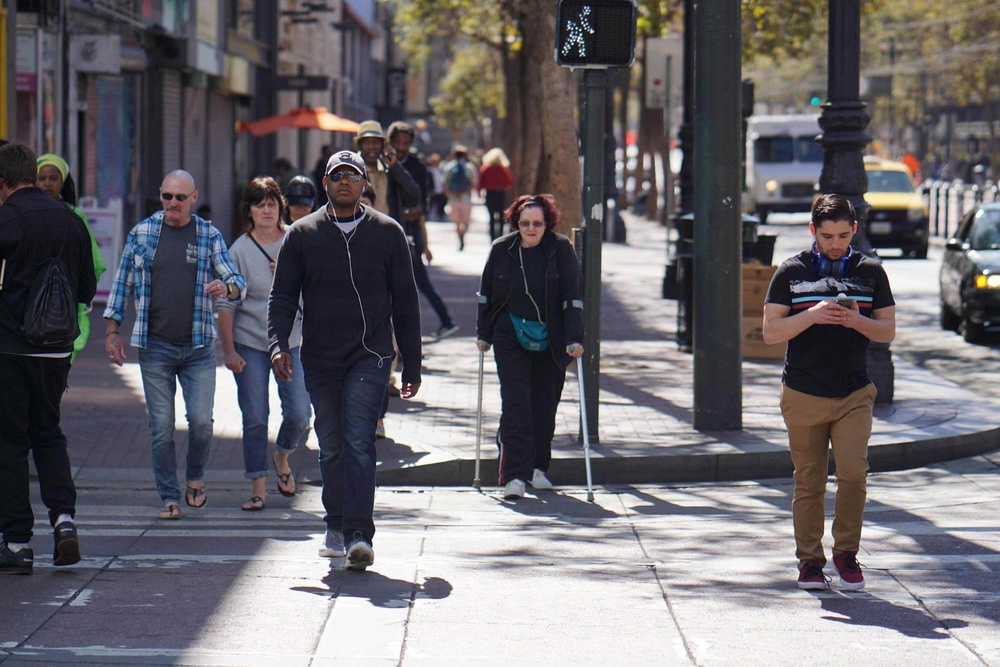
#> input picture CV/Imple/people.jpg, 1000 x 667 px, shrunk from 1999 x 1333 before the run
$ python LPPH.py   (older library calls are emulated)
#> lines starting #> are read from the running program, lines starting #| are printed output that depends on the picture
import cv2
import numpy as np
import matplotlib.pyplot as plt

# Hàm tạo bộ lọc Gabor
def build_gabor_filter(ksize, sigma, theta, lambd, gamma, psi):
    return cv2.getGaborKernel((ksize, ksize), sigma, theta, lambd, gamma, psi, ktype=cv2.CV_32F)

# Đọc ảnh với OpenCV
image = cv2.imread('people.jpg', cv2.IMREAD_GRAYSCALE)
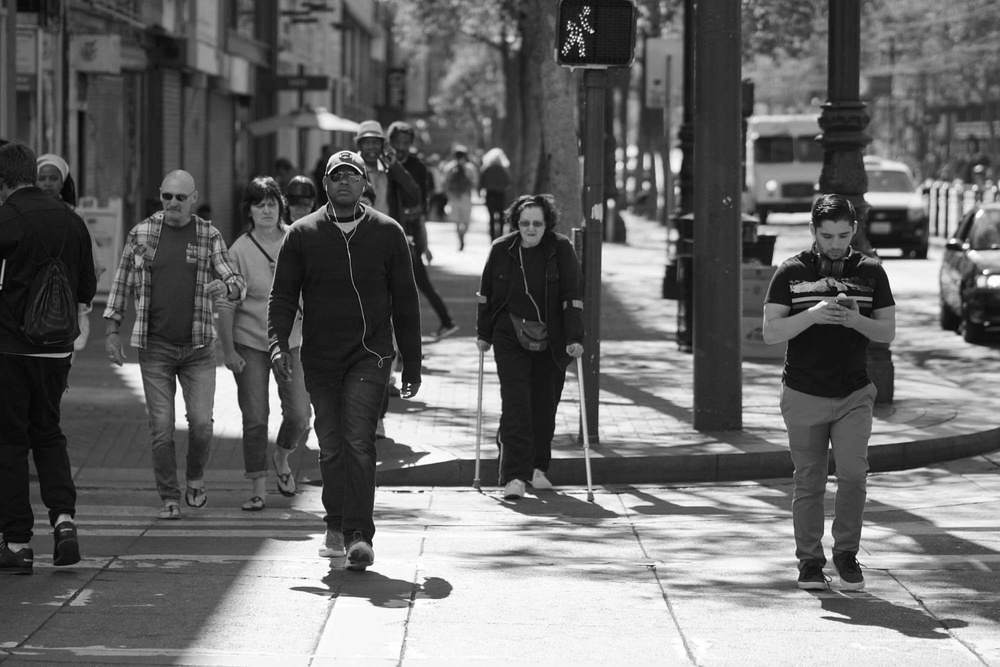
#> image: shape (667, 1000); min 1, max 255, mean 105.4

# Các tham số của bộ lọc Gabor
ksize = 31  # Kích thước bộ lọc Gabor
sigma = 4.0  # Độ lệch chuẩn của bộ lọc
theta = np.pi / 4  # Hướng của bộ lọc
lambd = 10.0  # Bước sóng của hàm cosinus
gamma = 0.5  # Tỉ lệ không gian (tỉ lệ phương vị)
psi = 0  # Pha của hàm cosinus

# Tạo bộ lọc Gabor
gabor_filter = build_gabor_filter(ksize, sigma, theta, lambd, gamma, psi)

# Áp dụng bộ lọc Gabor vào ảnh
filtered_image = cv2.filter2D(image, cv2.CV_8UC3, gabor_filter)
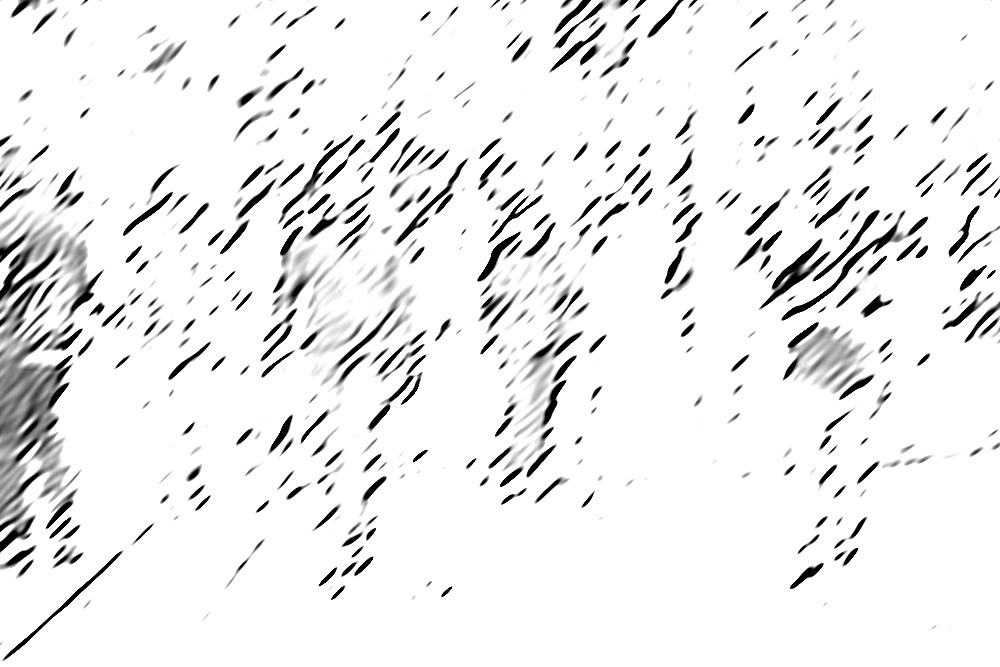
#> filtered_image: shape (667, 1000); min 0, max 255, mean 237.2

# Hiển thị ảnh sau khi áp dụng bộ lọc Gabor
plt.subplot(1, 2, 1)
plt.imshow(image, cmap='gray')
plt.title('Original Image')

plt.subplot(1, 2, 2)
plt.imshow(filtered_image, cmap='gray')
plt.title('Gabor Filtered Image')

plt.show()
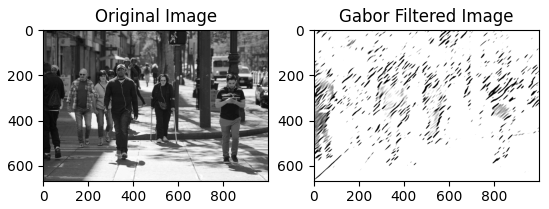
#> figure drawn by matplotlib, 2 panels
